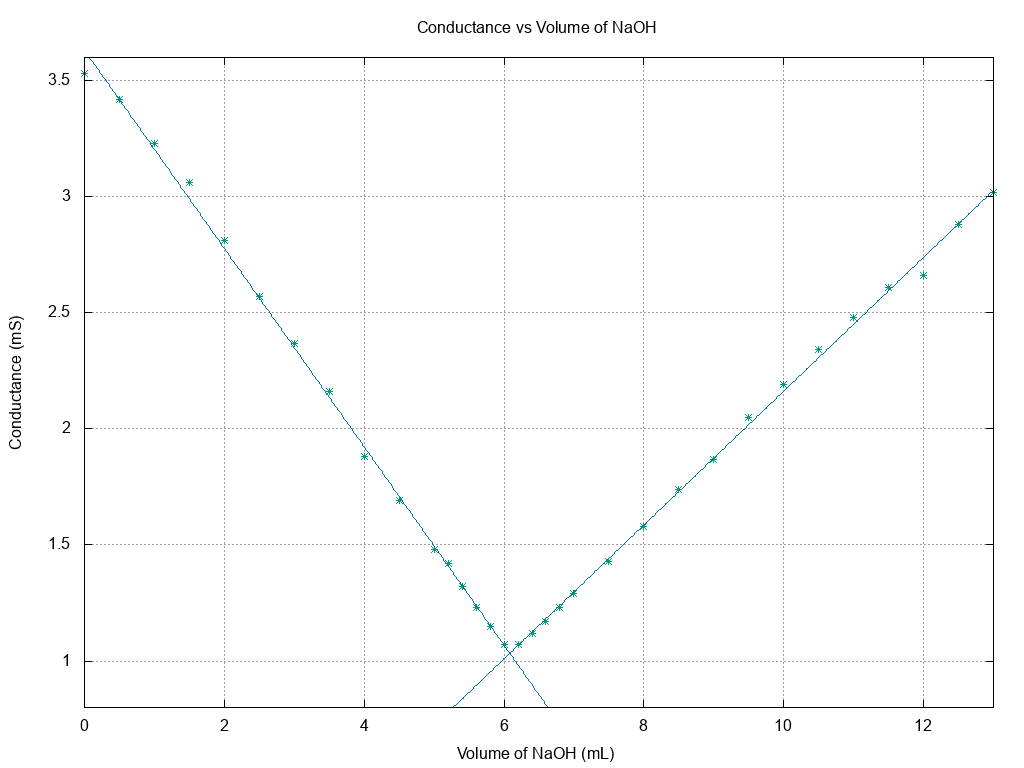

Recreate this plot in gnuplot.
set title "Conductance vs Volume of NaOH"
set ylabel "Conductance (mS)"
set grid
set xlabel "Volume of NaOH (mL)"
set term png size 1024,768
set output "conductometry.png"
set sample 1000
set xrange [0:13]
set yrange [0.8:3.6]
t = 6.1
f(x) = x>t? m*x + a : n*x + b
g(x) = m*x + a
h(x) = n*x + b
fit f(x) "conductometry_data" using 1:2 via m, n, a, b
plot 'conductometry_data' using 1:2 title '' pt 3 ps 1 lc 2, g(x) title '' lc 6, h(x) title '' lc 6 lw 0.5
